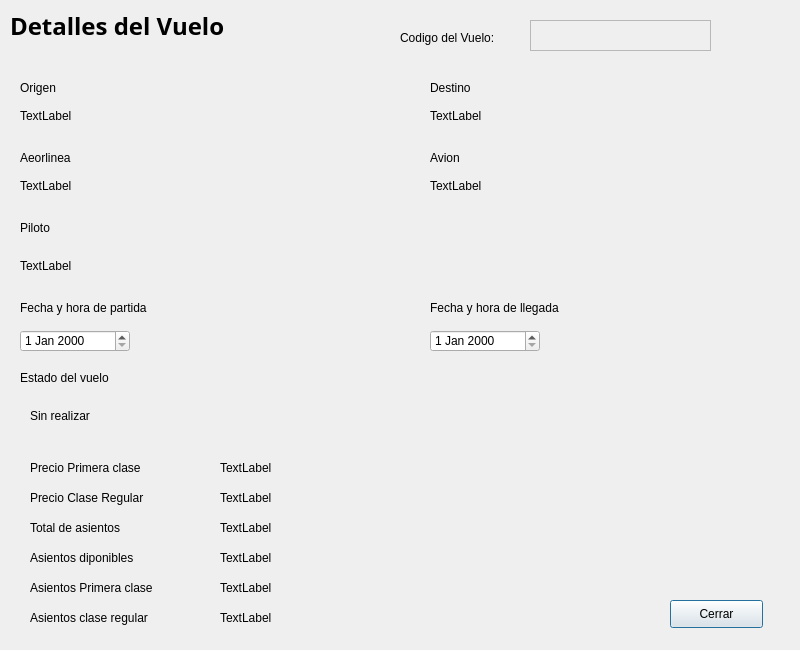
<?xml version="1.0" encoding="UTF-8"?>
<ui version="4.0">
 <class>detallevuelo</class>
 <widget class="QDialog" name="detallevuelo">
  <property name="geometry">
   <rect>
    <x>0</x>
    <y>0</y>
    <width>800</width>
    <height>650</height>
   </rect>
  </property>
  <property name="windowTitle">
   <string>Dialog</string>
  </property>
  <widget class="QLabel" name="label">
   <property name="geometry">
    <rect>
     <x>20</x>
     <y>100</y>
     <width>341</width>
     <height>31</height>
    </rect>
   </property>
   <property name="text">
    <string>TextLabel</string>
   </property>
  </widget>
  <widget class="QLabel" name="label_5">
   <property name="geometry">
    <rect>
     <x>10</x>
     <y>10</y>
     <width>301</width>
     <height>31</height>
    </rect>
   </property>
   <property name="font">
    <font>
     <family>Source Sans Pro</family>
     <pointsize>18</pointsize>
     <weight>75</weight>
     <bold>true</bold>
    </font>
   </property>
   <property name="text">
    <string>Detalles del Vuelo</string>
   </property>
  </widget>
  <widget class="QLabel" name="label_25">
   <property name="geometry">
    <rect>
     <x>220</x>
     <y>520</y>
     <width>55</width>
     <height>16</height>
    </rect>
   </property>
   <property name="text">
    <string>TextLabel</string>
   </property>
  </widget>
  <widget class="QLabel" name="label_23">
   <property name="geometry">
    <rect>
     <x>220</x>
     <y>460</y>
     <width>55</width>
     <height>16</height>
    </rect>
   </property>
   <property name="text">
    <string>TextLabel</string>
   </property>
  </widget>
  <widget class="QPlainTextEdit" name="plainTextEdit_2">
   <property name="enabled">
    <bool>false</bool>
   </property>
   <property name="geometry">
    <rect>
     <x>530</x>
     <y>20</y>
     <width>181</width>
     <height>31</height>
    </rect>
   </property>
  </widget>
  <widget class="QLabel" name="label_12">
   <property name="geometry">
    <rect>
     <x>430</x>
     <y>150</y>
     <width>101</width>
     <height>16</height>
    </rect>
   </property>
   <property name="text">
    <string>Avion</string>
   </property>
  </widget>
  <widget class="QLabel" name="label_9">
   <property name="geometry">
    <rect>
     <x>20</x>
     <y>370</y>
     <width>181</width>
     <height>16</height>
    </rect>
   </property>
   <property name="text">
    <string>Estado del vuelo</string>
   </property>
  </widget>
  <widget class="QPushButton" name="pushButton_2">
   <property name="geometry">
    <rect>
     <x>670</x>
     <y>600</y>
     <width>93</width>
     <height>28</height>
    </rect>
   </property>
   <property name="text">
    <string>Cerrar</string>
   </property>
  </widget>
  <widget class="QLabel" name="label_19">
   <property name="geometry">
    <rect>
     <x>30</x>
     <y>520</y>
     <width>131</width>
     <height>16</height>
    </rect>
   </property>
   <property name="text">
    <string>Total de asientos</string>
   </property>
  </widget>
  <widget class="QLabel" name="label_6">
   <property name="geometry">
    <rect>
     <x>430</x>
     <y>100</y>
     <width>341</width>
     <height>31</height>
    </rect>
   </property>
   <property name="text">
    <string>TextLabel</string>
   </property>
  </widget>
  <widget class="QLabel" name="label_20">
   <property name="geometry">
    <rect>
     <x>30</x>
     <y>550</y>
     <width>131</width>
     <height>16</height>
    </rect>
   </property>
   <property name="text">
    <string>Asientos diponibles </string>
   </property>
  </widget>
  <widget class="QLabel" name="label_3">
   <property name="geometry">
    <rect>
     <x>20</x>
     <y>80</y>
     <width>101</width>
     <height>16</height>
    </rect>
   </property>
   <property name="text">
    <string>Origen</string>
   </property>
  </widget>
  <widget class="QLabel" name="label_13">
   <property name="geometry">
    <rect>
     <x>430</x>
     <y>170</y>
     <width>341</width>
     <height>31</height>
    </rect>
   </property>
   <property name="text">
    <string>TextLabel</string>
   </property>
  </widget>
  <widget class="QLabel" name="label_26">
   <property name="geometry">
    <rect>
     <x>220</x>
     <y>550</y>
     <width>55</width>
     <height>16</height>
    </rect>
   </property>
   <property name="text">
    <string>TextLabel</string>
   </property>
  </widget>
  <widget class="QLabel" name="label_17">
   <property name="geometry">
    <rect>
     <x>30</x>
     <y>460</y>
     <width>131</width>
     <height>16</height>
    </rect>
   </property>
   <property name="text">
    <string>Precio Primera clase</string>
   </property>
  </widget>
  <widget class="QLabel" name="label_21">
   <property name="geometry">
    <rect>
     <x>30</x>
     <y>580</y>
     <width>131</width>
     <height>16</height>
    </rect>
   </property>
   <property name="text">
    <string>Asientos Primera clase</string>
   </property>
  </widget>
  <widget class="QLabel" name="label_28">
   <property name="geometry">
    <rect>
     <x>220</x>
     <y>610</y>
     <width>55</width>
     <height>16</height>
    </rect>
   </property>
   <property name="text">
    <string>TextLabel</string>
   </property>
  </widget>
  <widget class="QLabel" name="label_7">
   <property name="geometry">
    <rect>
     <x>20</x>
     <y>300</y>
     <width>181</width>
     <height>16</height>
    </rect>
   </property>
   <property name="text">
    <string>Fecha y hora de partida</string>
   </property>
  </widget>
  <widget class="QDateEdit" name="dateEdit_2">
   <property name="geometry">
    <rect>
     <x>430</x>
     <y>330</y>
     <width>110</width>
     <height>22</height>
    </rect>
   </property>
  </widget>
  <widget class="QLabel" name="label_14">
   <property name="geometry">
    <rect>
     <x>20</x>
     <y>170</y>
     <width>341</width>
     <height>31</height>
    </rect>
   </property>
   <property name="text">
    <string>TextLabel</string>
   </property>
  </widget>
  <widget class="QLabel" name="label_8">
   <property name="geometry">
    <rect>
     <x>430</x>
     <y>300</y>
     <width>181</width>
     <height>16</height>
    </rect>
   </property>
   <property name="text">
    <string>Fecha y hora de llegada</string>
   </property>
  </widget>
  <widget class="QLabel" name="label_4">
   <property name="geometry">
    <rect>
     <x>20</x>
     <y>150</y>
     <width>101</width>
     <height>16</height>
    </rect>
   </property>
   <property name="text">
    <string>Aeorlinea</string>
   </property>
  </widget>
  <widget class="QLabel" name="label_18">
   <property name="geometry">
    <rect>
     <x>30</x>
     <y>490</y>
     <width>131</width>
     <height>16</height>
    </rect>
   </property>
   <property name="text">
    <string>Precio Clase Regular</string>
   </property>
  </widget>
  <widget class="QLabel" name="label_16">
   <property name="geometry">
    <rect>
     <x>30</x>
     <y>400</y>
     <width>341</width>
     <height>31</height>
    </rect>
   </property>
   <property name="text">
    <string>Sin realizar</string>
   </property>
  </widget>
  <widget class="QLabel" name="label_15">
   <property name="geometry">
    <rect>
     <x>20</x>
     <y>250</y>
     <width>711</width>
     <height>31</height>
    </rect>
   </property>
   <property name="text">
    <string>TextLabel</string>
   </property>
  </widget>
  <widget class="QLabel" name="label_24">
   <property name="geometry">
    <rect>
     <x>220</x>
     <y>490</y>
     <width>55</width>
     <height>16</height>
    </rect>
   </property>
   <property name="text">
    <string>TextLabel</string>
   </property>
  </widget>
  <widget class="QLabel" name="label_2">
   <property name="geometry">
    <rect>
     <x>400</x>
     <y>30</y>
     <width>161</width>
     <height>16</height>
    </rect>
   </property>
   <property name="text">
    <string>Codigo del Vuelo:</string>
   </property>
  </widget>
  <widget class="QDateEdit" name="dateEdit">
   <property name="geometry">
    <rect>
     <x>20</x>
     <y>330</y>
     <width>110</width>
     <height>22</height>
    </rect>
   </property>
  </widget>
  <widget class="QLabel" name="label_11">
   <property name="geometry">
    <rect>
     <x>430</x>
     <y>80</y>
     <width>101</width>
     <height>16</height>
    </rect>
   </property>
   <property name="text">
    <string>Destino</string>
   </property>
  </widget>
  <widget class="QLabel" name="label_10">
   <property name="geometry">
    <rect>
     <x>20</x>
     <y>220</y>
     <width>171</width>
     <height>16</height>
    </rect>
   </property>
   <property name="text">
    <string>Piloto</string>
   </property>
  </widget>
  <widget class="QLabel" name="label_27">
   <property name="geometry">
    <rect>
     <x>220</x>
     <y>580</y>
     <width>55</width>
     <height>16</height>
    </rect>
   </property>
   <property name="text">
    <string>TextLabel</string>
   </property>
  </widget>
  <widget class="QLabel" name="label_22">
   <property name="geometry">
    <rect>
     <x>30</x>
     <y>610</y>
     <width>131</width>
     <height>16</height>
    </rect>
   </property>
   <property name="text">
    <string>Asientos clase regular</string>
   </property>
  </widget>
 </widget>
 <resources/>
 <connections/>
</ui>
